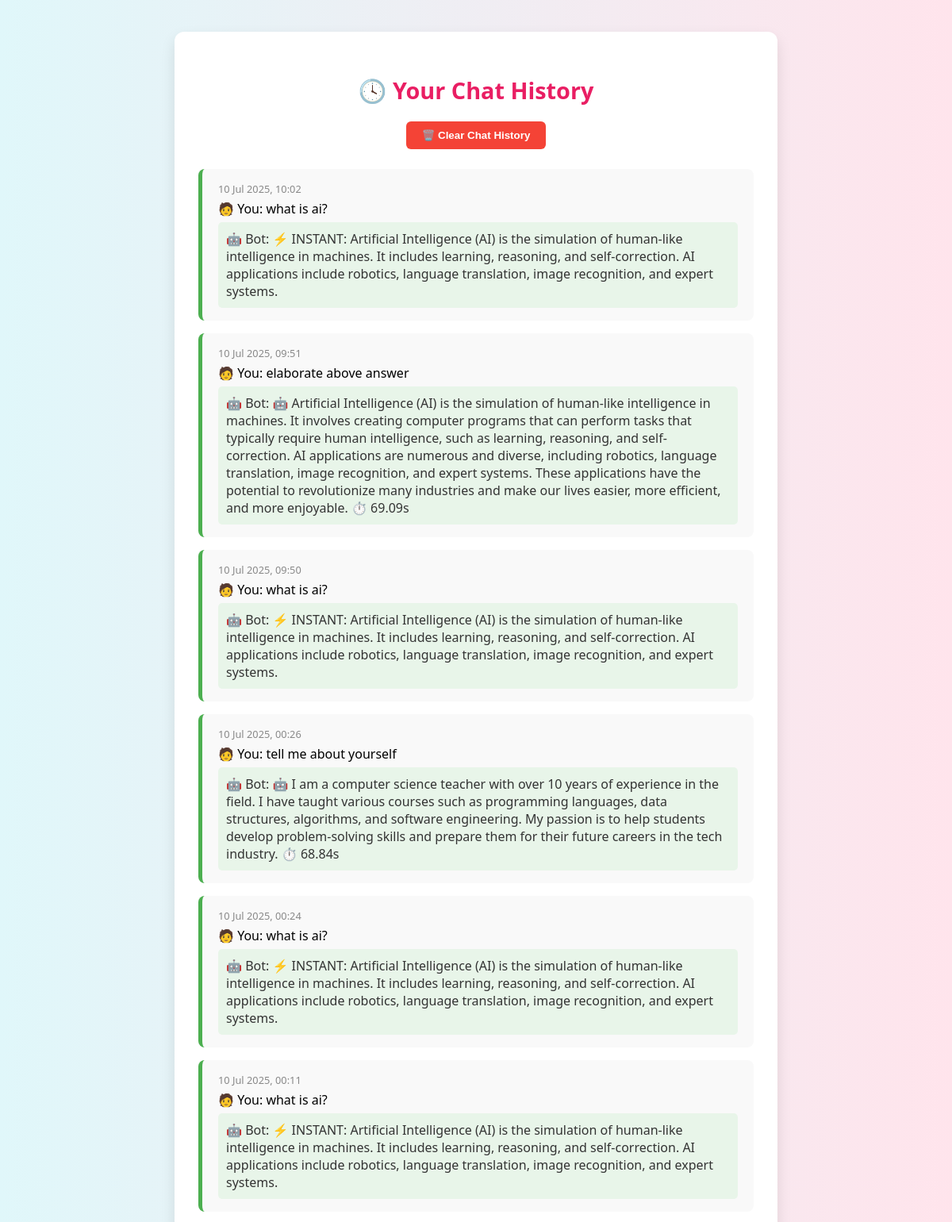
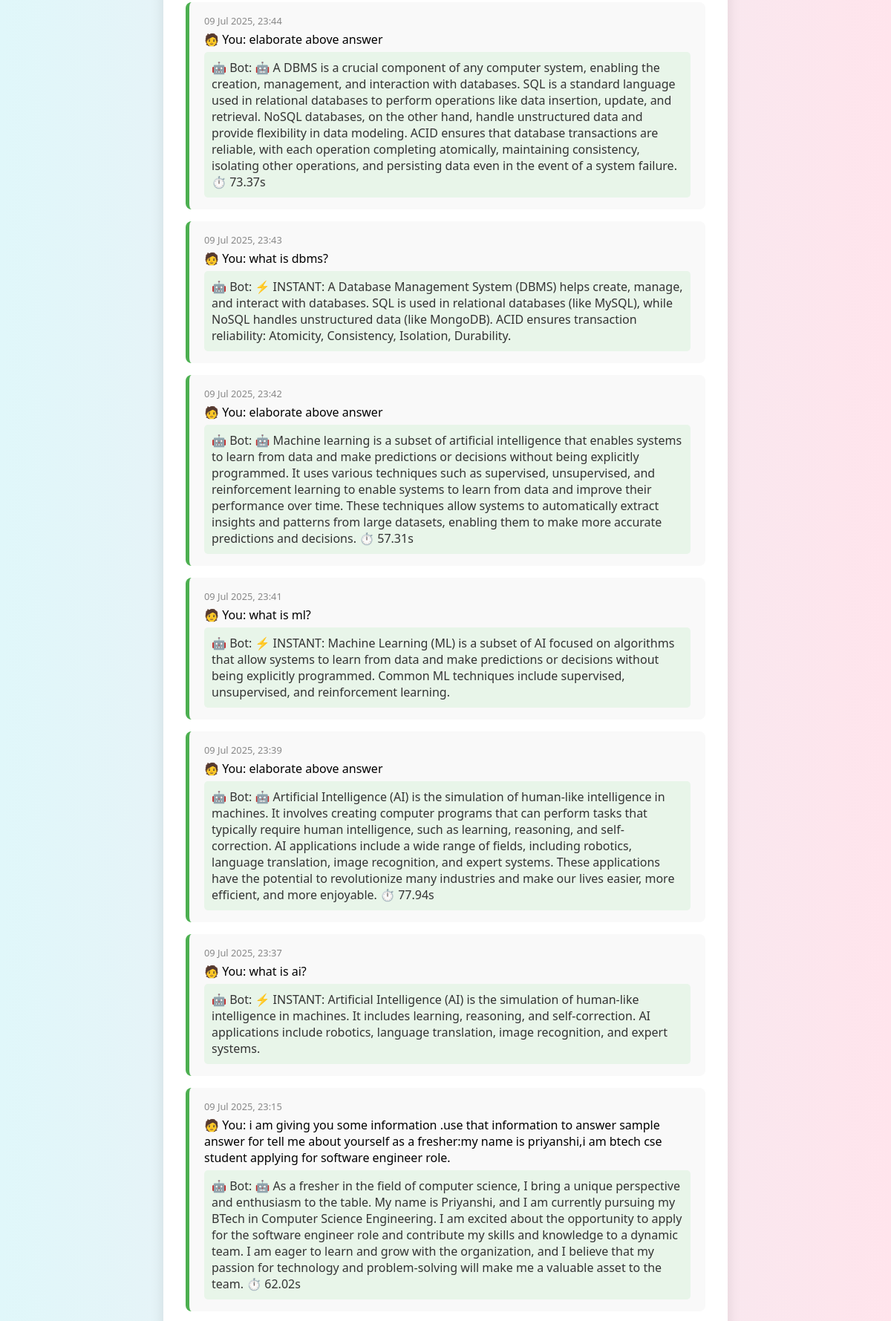
Page /history/ (signed in, upper part) on the committed database (2 pictures, top to bottom).
### chatbot/models.py (models this page shows, shortened)
class ChatMessage(models.Model):
    user = models.ForeignKey(User, on_delete=models.CASCADE)
    message = models.TextField()
    response = models.TextField()
    timestamp = models.DateTimeField(auto_now_add=True)
    session_key = models.CharField(max_length=100, null=True, blank=True)

### chatbot/views.py (the view)
# urls.py: path('history/', views.chat_history, name='chat-history'),
@login_required
def chat_history(request):
    history = ChatMessage.objects.filter(user=request.user).order_by("-timestamp")
    return render(request, 'chat_history.html', {"history": history})

### chatbot/templates/chat_history.html (shortened to what this page needs)
{% load tz %}
<!DOCTYPE html>
<html lang="en">
<head>
</head>
<body>
  <div class="container">
    <h2>🕓 Your Chat History</h2>
    <form method="post" action="{% url 'clear-history' %}">
      <button type="submit" class="clear-btn">🗑️ Clear Chat History</button>
    </form>
    {% for chat in history %}
      <div class="chat-card">
        <div class="timestamp">
          {% localtime on %}{{ chat.timestamp|date:"d M Y, H:i" }}{% endlocaltime %}
        </div>
        <div class="message">🧑 You: {{ chat.message }}</div>
        <div class="response">🤖 Bot: {{ chat.response }}</div>
      </div>
    {% empty %}
      <p style="text-align: center; color: #777;">No chats yet.</p>
    {% endfor %}
  </div>
</body>
</html>

### chatbot/templates/chat_history.html (style rules this page uses)
body { font-family: 'Segoe UI', Tahoma, Geneva, Verdana, sans-serif; background: linear-gradient(to right, #e0f7fa, #ffe4ec); margin: 0; padding: 0; }
.container { max-width: 700px; margin: 40px auto; background: #fff; border-radius: 12px; padding: 30px; box-shadow: 0 8px 18px rgba(0, 0, 0, 0.1); }
h2 { text-align: center; color: #e91e63; margin-bottom: 20px; font-size: 1.8rem; }
.chat-card { background: #f9f9f9; padding: 16px 20px; border-radius: 8px; margin-bottom: 16px; border-left: 5px solid #4caf50; transition: background 0.2s ease-in-out; }
.timestamp { font-size: 0.8rem; color: #888; margin-bottom: 5px; }
.message { font-weight: 500; margin-bottom: 6px; }
.response { color: #333; background: #e8f5e9; padding: 10px; border-radius: 5px; }
.clear-btn { display: block; margin: 0 auto 25px; padding: 10px 20px; background: #f44336; color: white; border: none; border-radius: 6px; font-weight: bold; cursor: pointer; }

### rows in the picture
ChatMessage: timestamp "10 Jul 2025, 10:02", message "what is ai?", response "⚡ INSTANT: Artificial Intelligence (AI) is the simulation of human-like intelligence in machines. It includes learning, reasoning, and self-correction. AI applications include robotics, language translation, image recognition, and expert systems."
ChatMessage: timestamp "10 Jul 2025, 09:51", message "elaborate above answer", response "🤖 Artificial Intelligence (AI) is the simulation of human-like intelligence in machines. It involves creating computer programs that can perform tasks that typically require human intelligence, such as learning, reasoning, and self-correction. AI applications are numerous and diverse, including robotics, language translation, image recognition, and expert systems. These applications have the potential to revolutionize many industries and make our lives easier, more efficient, and more enjoyable. ⏱️ 69.09s"
ChatMessage: timestamp "10 Jul 2025, 09:50", message "what is ai?", response "⚡ INSTANT: Artificial Intelligence (AI) is the simulation of human-like intelligence in machines. It includes learning, reasoning, and self-correction. AI applications include robotics, language translation, image recognition, and expert systems."
ChatMessage: timestamp "10 Jul 2025, 00:26", message "tell me about yourself", response "🤖 I am a computer science teacher with over 10 years of experience in the field. I have taught various courses such as programming languages, data structures, algorithms, and software engineering. My passion is to help students develop problem-solving skills and prepare them for their future careers in the tech industry. ⏱️ 68.84s"
ChatMessage: timestamp "10 Jul 2025, 00:24", message "what is ai?", response "⚡ INSTANT: Artificial Intelligence (AI) is the simulation of human-like intelligence in machines. It includes learning, reasoning, and self-correction. AI applications include robotics, language translation, image recognition, and expert systems."
ChatMessage: timestamp "10 Jul 2025, 00:11", message "what is ai?", response "⚡ INSTANT: Artificial Intelligence (AI) is the simulation of human-like intelligence in machines. It includes learning, reasoning, and self-correction. AI applications include robotics, language translation, image recognition, and expert systems."
ChatMessage: timestamp "09 Jul 2025, 23:44", message "elaborate above answer", response "🤖 A DBMS is a crucial component of any computer system, enabling the creation, management, and interaction with databases. SQL is a standard language used in relational databases to perform operations like data insertion, update, and retrieval. NoSQL databases, on the other hand, handle unstructured data and provide flexibility in data modeling. ACID ensures that database transactions are reliable, with each operation completing atomically, maintaining consistency, isolating other operations, and persisting data even in the event of a system failure. ⏱️ 73.37s"
ChatMessage: timestamp "09 Jul 2025, 23:43", message "what is dbms?", response "⚡ INSTANT: A Database Management System (DBMS) helps create, manage, and interact with databases. SQL is used in relational databases (like MySQL), while NoSQL handles unstructured data (like MongoDB). ACID ensures transaction reliability: Atomicity, Consistency, Isolation, Durability."
ChatMessage: timestamp "09 Jul 2025, 23:42", message "elaborate above answer", response "🤖 Machine learning is a subset of artificial intelligence that enables systems to learn from data and make predictions or decisions without being explicitly programmed. It uses various techniques such as supervised, unsupervised, and reinforcement learning to enable systems to learn from data and improve their performance over time. These techniques allow systems to automatically extract insights and patterns from large datasets, enabling them to make more accurate predictions and decisions. ⏱️ 57.31s"
ChatMessage: timestamp "09 Jul 2025, 23:41", message "what is ml?", response "⚡ INSTANT: Machine Learning (ML) is a subset of AI focused on algorithms that allow systems to learn from data and make predictions or decisions without being explicitly programmed. Common ML techniques include supervised, unsupervised, and reinforcement learning."
ChatMessage: timestamp "09 Jul 2025, 23:39", message "elaborate above answer", response "🤖 Artificial Intelligence (AI) is the simulation of human-like intelligence in machines. It involves creating computer programs that can perform tasks that typically require human intelligence, such as learning, reasoning, and self-correction. AI applications include a wide range of fields, including robotics, language translation, image recognition, and expert systems. These applications have the potential to revolutionize many industries and make our lives easier, more efficient, and more enjoyable. ⏱️ 77.94s"
ChatMessage: timestamp "09 Jul 2025, 23:37", message "what is ai?", response "⚡ INSTANT: Artificial Intelligence (AI) is the simulation of human-like intelligence in machines. It includes learning, reasoning, and self-correction. AI applications include robotics, language translation, image recognition, and expert systems."
ChatMessage: timestamp "09 Jul 2025, 23:15", message "i am giving you some information .use that information to answer sample answer for tell me about yourself as a fresher:my name is priyanshi,i am btech cse student applying for software engineer role.", response "🤖 As a fresher in the field of computer science, I bring a unique perspective and enthusiasm to the table. My name is Priyanshi, and I am currently pursuing my BTech in Computer Science Engineering. I am excited about the opportunity to apply for the software engineer role and contribute my skills and knowledge to a dynamic team. I am eager to learn and grow with the organization, and I believe that my passion for technology and problem-solving will make me a valuable asset to the team. ⏱️ 62.02s"
